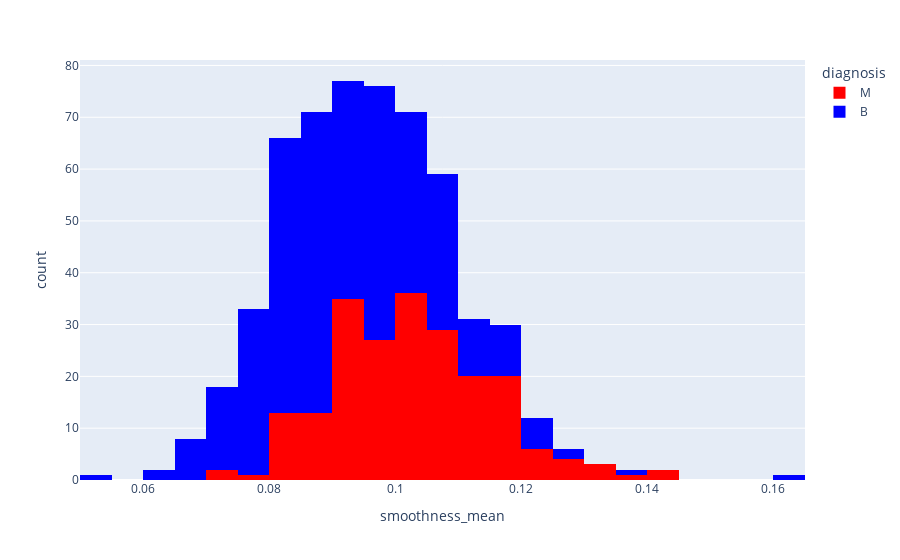

The notebook cell this image was saved under:
### Code cell
px.histogram(data_frame=df,x='smoothness_mean',color='diagnosis',color_discrete_sequence=['red','blue'])

### Figure 1 — Plotly figure (JSON) as saved in the notebook; plotly's stock layout.template omitted (floating-point values rounded to 4 significant figures; data arrays with more than 128 entries replaced by an {"elided": "..."} marker saying what was removed)
{"data": [{"alignmentgroup": "True", "bingroup": "x", "hovertemplate": "diagnosis=M<br>smoothness_mean=%{x}<br>count=%{y}<extra></extra>", "legendgroup": "M", "marker": {"color": "red", "pattern": {"shape": ""}}, "name": "M", "offsetgroup": "M", "orientation": "v", "showlegend": true, "type": "histogram", "x": {"elided": "212 float values"}, "xaxis": "x", "yaxis": "y"}, {"alignmentgroup": "True", "bingroup": "x", "hovertemplate": "diagnosis=B<br>smoothness_mean=%{x}<br>count=%{y}<extra></extra>", "legendgroup": "B", "marker": {"color": "blue", "pattern": {"shape": ""}}, "name": "B", "offsetgroup": "B", "orientation": "v", "showlegend": true, "type": "histogram", "x": {"elided": "357 float values"}, "xaxis": "x", "yaxis": "y"}], "layout": {"barmode": "relative", "legend": {"title": {"text": "diagnosis"}, "tracegroupgap": 0}, "margin": {"t": 60}, "xaxis": {"anchor": "y", "domain": [0, 1], "title": {"text": "smoothness_mean"}}, "yaxis": {"anchor": "x", "domain": [0, 1], "title": {"text": "count"}}}}
